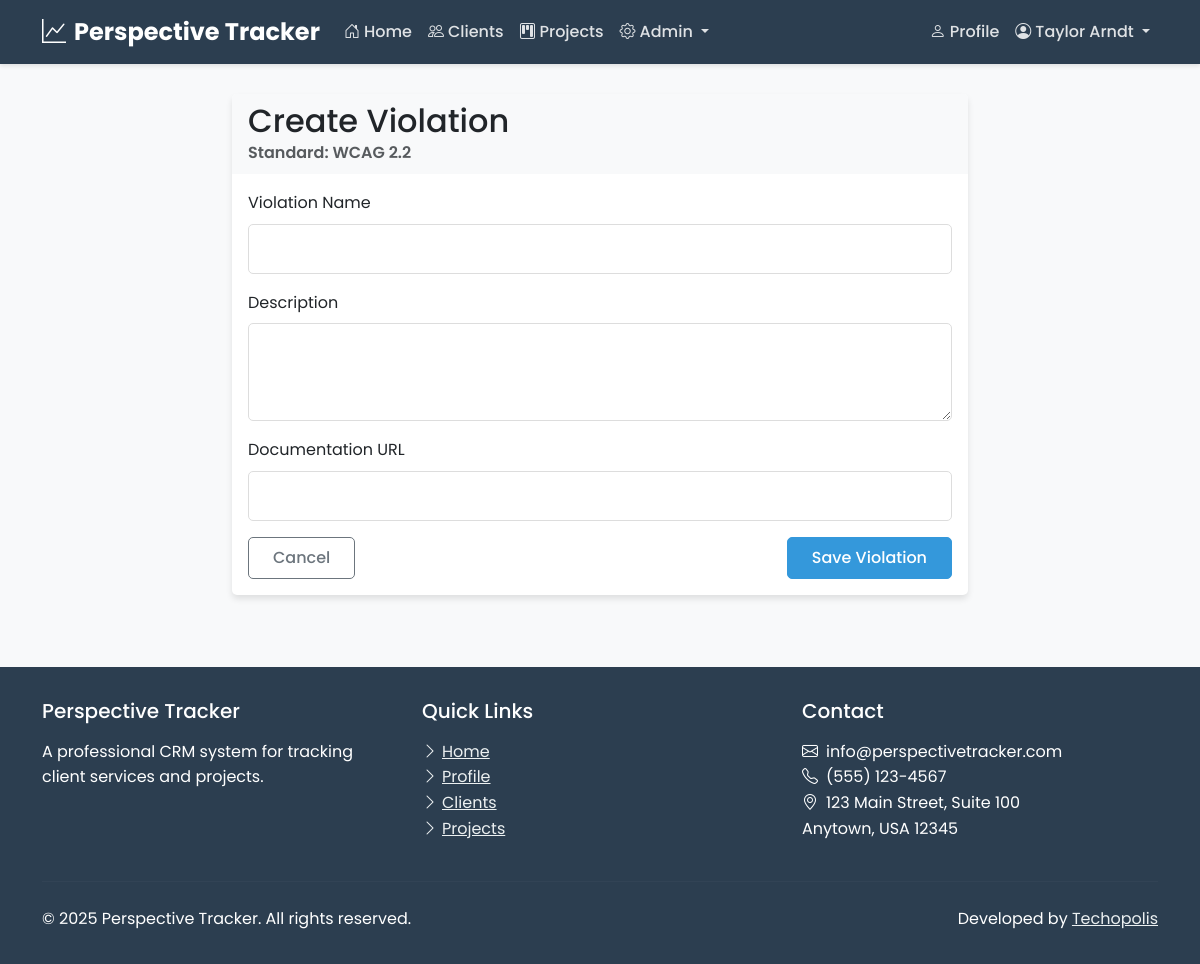
The app's page /projects/standards/1/violations/create/ (signed in) with its own data.
### users/models.py (models this page shows, shortened)
class CustomUser(AbstractUser):
    username = None
    email = models.EmailField(unique=True)
    role = models.ForeignKey(Role, on_delete=models.CASCADE, null=True, blank=True)
    profile_picture = models.ImageField(upload_to='profile_pics/', null=True, blank=True)
    bio = models.TextField(max_length=500, blank=True)
    phone_number = models.CharField(max_length=20, blank=True)
    job_title = models.CharField(max_length=100, blank=True)
    USERNAME_FIELD = 'email'
    REQUIRED_FIELDS = []
    objects = CustomUserManager()

### projects/models.py (models this page shows, shortened)
class Standard(models.Model):
    name = models.CharField(max_length=100)
    description = models.TextField(blank=True)
    version = models.CharField(max_length=50, blank=True)
    url = models.URLField(blank=True, help_text="Link to the standard documentation")
    created_at = models.DateTimeField(auto_now_add=True)
    updated_at = models.DateTimeField(auto_now=True)
    created_by = models.ForeignKey(CustomUser, on_delete=models.SET_NULL, null=True, related_name='created_standards')
    class Meta:
        ordering = ['name', 'version']
        unique_together = ['name', 'version']

### users/views.py (the view)
    def wrapper(request, *args, **kwargs):
        if has_role(request.user, Role.ADMIN):
            return view_func(request, *args, **kwargs)
        return HttpResponseForbidden("You don't have permission to access this page.")

### projects/forms.py
class ViolationForm(forms.ModelForm):
    class Meta:
        model = Violation
        fields = ['name', 'description', 'url', 'standard']
        widgets = {
            'name': forms.TextInput(attrs={'class': 'form-control'}),
            'description': forms.Textarea(attrs={'class': 'form-control', 'rows': 3}),
            'url': forms.URLInput(attrs={'class': 'form-control'}),
            'standard': forms.Select(attrs={'class': 'form-select'}),
        }

### projects/views.py (called while the page is built)
@login_required
@admin_required
def violation_create(request, standard_id):
    standard = get_object_or_404(Standard, pk=standard_id)
    if request.method == 'POST':
        form = ViolationForm(request.POST)
        if form.is_valid():
            violation = form.save(commit=False)
            violation.standard = standard
            violation.created_by = request.user
            violation.save()
            messages.success(request, f"Violation '{violation.name}' created successfully.")
            return redirect('projects:standard_detail', pk=standard.pk)
    else:
        form = ViolationForm(initial={'standard': standard})
    context = {
        'form': form,
        'standard': standard,
        'title': 'Create Violation',
    }
    return render(request, 'projects/violation_form.html', context)

### users/views.py (called while the page is built)
def has_role(user, role_name):
    if user.is_superuser and role_name == Role.ADMIN:
        return True
    return user.is_authenticated and user.role and user.role.name == role_name

def admin_required(view_func):
    def wrapper(request, *args, **kwargs):
        if has_role(request.user, Role.ADMIN):
            return view_func(request, *args, **kwargs)
        return HttpResponseForbidden("You don't have permission to access this page.")
    return wrapper

### projects/templates/projects/violation_form.html (shortened to what this page needs)
{% extends "users/base.html" %}
{% load static %}
{% block content %}
<div class="container mt-4">
    <div class="row justify-content-center">
        <div class="col-md-8">
            <div class="card">
                <div class="card-header bg-light">
                    <h2 class="mb-0">{{ title }}</h2>
                    {% if standard %}
                    <p class="mb-0 text-muted">Standard: {{ standard.name }} {{ standard.version }}</p>
                    {% endif %}
                </div>
                <div class="card-body">
                    <form method="post">
                        <div class="mb-3">
                            <label for="{{ form.name.id_for_label }}" class="form-label">Violation Name</label>
                            {{ form.name }}
                        </div>
                        <div class="mb-3">
                            <label for="{{ form.description.id_for_label }}" class="form-label">Description</label>
                            {{ form.description }}
                        </div>
                        <div class="mb-3">
                            <label for="{{ form.url.id_for_label }}" class="form-label">Documentation URL</label>
                            {{ form.url }}
                        </div>
                        <div class="d-flex justify-content-between">
                            {% if standard %}
                            <a href="{% url 'projects:standard_detail' standard.id %}" class="btn btn-outline-secondary">Cancel</a>
                            {% else %}
                            <a href="{% url 'projects:standard_list' %}" class="btn btn-outline-secondary">Cancel</a>
                            {% endif %}
                            <button type="submit" class="btn btn-primary">Save Violation</button>
                        </div>
                    </form>
                </div>
            </div>
        </div>
    </div>
</div>
{% endblock %}

### users/templates/users/base.html (shortened to what this page needs)
<!DOCTYPE html>
<html lang="en">
<head>
    <link href="https://cdn.jsdelivr.net/npm/bootstrap@5.3.0-alpha1/dist/css/bootstrap.min.css" rel="stylesheet">
    <link rel="stylesheet" href="https://cdn.jsdelivr.net/npm/bootstrap-icons@1.10.3/font/bootstrap-icons.css">
    <link rel="stylesheet" href="/static/css/style.css">
</head>
<body>
    <nav class="navbar navbar-expand-md navbar-dark fixed-top">
        <div class="container">
            <a class="navbar-brand" href="{% url 'home' %}">
                <i class="bi bi-graph-up me-2"></i>Perspective Tracker
            </a>
            <div class="collapse navbar-collapse" id="navbarNav">
                <ul class="navbar-nav me-auto">
                    <li class="nav-item">
                        <a class="nav-link {% if request.path == '/' %}active{% endif %}" href="{% url 'home' %}">
                            <i class="bi bi-house-door me-1"></i>Home
                        </a>
                    </li>
                    {% if user.is_authenticated %}
                        {% if user.is_superuser or user.role.name == 'admin' or user.role.name == 'staff' %}
                            <li class="nav-item">
                                <a class="nav-link {% if '/clients/' in request.path %}active{% endif %}" href="{% url 'client_list' %}">
                                    <i class="bi bi-people me-1"></i>Clients
                                </a>
                            </li>
                            <li class="nav-item">
                                <a class="nav-link {% if '/projects/' in request.path %}active{% endif %}" href="{% url 'projects:project_list' %}">
                                    <i class="bi bi-kanban me-1"></i>Projects
                                </a>
                            </li>
                            {% if user.is_superuser or user.role.name == 'admin' %}
                            <li class="nav-item dropdown">
                                <a class="nav-link dropdown-toggle" href="#" id="adminDropdown" role="button" data-bs-toggle="dropdown" aria-expanded="false">
                                    <i class="bi bi-gear me-1"></i>Admin
                                </a>
                            </li>
                            {% endif %}
                        {% endif %}
                    {% endif %}
                </ul>
                <ul class="navbar-nav">
                    {% if user.is_authenticated %}
                        <li class="nav-item">
                            <a class="nav-link {% if '/profile/' in request.path %}active{% endif %}" href="{% url 'profile' %}">
                                <i class="bi bi-person me-1"></i>Profile
                            </a>
                        </li>
                        <li class="nav-item dropdown">
                            <a class="nav-link dropdown-toggle" href="#" id="navbarDropdown" role="button" data-bs-toggle="dropdown" aria-expanded="false">
                                <i class="bi bi-person-circle me-1"></i>{{ user.first_name }} {{ user.last_name }}
                            </a>
                        </li>
                    {% else %}
                        <li class="nav-item">
                            <a class="nav-link btn btn-outline-light btn-sm ms-2 px-3" href="{% url 'login' %}">
                                <i class="bi bi-box-arrow-in-right me-1"></i>Login
                            </a>
                        </li>
                    {% endif %}
                </ul>
            </div>
        </div>
    </nav>
    <main>
        {% block content %}{% endblock %}
    </main>
    <footer>
        <div class="container">
            <div class="row">
                <div class="col-md-4 mb-4 mb-md-0">
                    <h5 class="mb-3">Perspective Tracker</h5>
                    <p class="mb-0">A professional CRM system for tracking client services and projects.</p>
                </div>
                <div class="col-md-4 mb-4 mb-md-0">
                    <h5 class="mb-3">Quick Links</h5>
                    <ul class="list-unstyled">
                        <li><a href="{% url 'home' %}"><i class="bi bi-chevron-right me-1"></i>Home</a></li>
                        {% if user.is_authenticated %}
                            <li><a href="{% url 'profile' %}"><i class="bi bi-chevron-right me-1"></i>Profile</a></li>
                            {% if user.is_superuser or user.role.name == 'admin' or user.role.name == 'staff' %}
                                <li><a href="{% url 'client_list' %}"><i class="bi bi-chevron-right me-1"></i>Clients</a></li>
                                <li><a href="{% url 'projects:project_list' %}"><i class="bi bi-chevron-right me-1"></i>Projects</a></li>
                            {% endif %}
                        {% else %}
                            <li><a href="{% url 'login' %}"><i class="bi bi-chevron-right me-1"></i>Login</a></li>
                        {% endif %}
                    </ul>
                </div>
                <div class="col-md-4">
                    <h5 class="mb-3">Contact</h5>
                    <ul class="list-unstyled">
                        <li><i class="bi bi-envelope me-2"></i>info@perspectivetracker.com</li>
                        <li><i class="bi bi-telephone me-2"></i>(555) 123-4567</li>
                        <li><i class="bi bi-geo-alt me-2"></i>123 Main Street, Suite 100<br>Anytown, USA 12345</li>
                    </ul>
                </div>
            </div>
            <hr class="mt-4 mb-4" style="border-color: rgba(255,255,255,0.1);">
            <div class="row justify-content-between align-items-center">
                <div class="col-md-6 text-center text-md-start">
                    <p class="mb-0">&copy; {% now "Y" %} Perspective Tracker. All rights reserved.</p>
                </div>
                <div class="col-md-6 text-center text-md-end">
                    <p class="mb-0">Developed by <a href="https://www.techopolis.courses/" target="_blank">Techopolis</a></p>
                </div>
            </div>
        </div>
    </footer>
</body>
</html>

### perspectivetracker/static/css/style.css (style rules this page uses)
:root { --primary-color: #2c3e50; --secondary-color: #3498db; --accent-color: #e74c3c; --light-color: #ecf0f1; --dark-color: #2c3e50; --success-color: #2ecc71; --warning-color: #f39c12; --danger-color: #e74c3c; --text-color: #333; --text-light: #7f8c8d; --border-radius: 5px; --box-shadow: 0 4px 6px rgba(0, 0, 0, 0.1); --transition: all 0.3s ease; }
body { font-family: 'Poppins', sans-serif; color: var(--text-color); line-height: 1.6; background-color: #f8f9fa; padding-top: 70px; }
.navbar { background-color: var(--primary-color) !important; box-shadow: 0 2px 4px rgba(0, 0, 0, 0.1); }
.navbar-brand { font-weight: 700; font-size: 1.5rem; color: white !important; }
.navbar-dark .navbar-nav .nav-link { color: rgba(255, 255, 255, 0.85) !important; font-weight: 500; transition: var(--transition); }
.card { border: none; border-radius: var(--border-radius); box-shadow: var(--box-shadow); transition: var(--transition); margin-bottom: 1.5rem; }
.card-header { font-weight: 600; border-bottom: none; }
.btn { font-weight: 500; border-radius: var(--border-radius); padding: 0.5rem 1.5rem; transition: var(--transition); }
.btn-primary { background-color: var(--secondary-color); border-color: var(--secondary-color); }
footer { background-color: var(--primary-color); color: white; padding: 2rem 0; margin-top: 3rem; }
footer a { color: var(--light-color); transition: var(--transition); }
.form-control { border-radius: var(--border-radius); padding: 0.75rem 1rem; border: 1px solid #ddd; }

### records on screen
CustomUser: first_name "Taylor", last_name "Arndt"
Standard: name "WCAG", version "2.2"

### other values on screen
{{ title }} "Create Violation"
